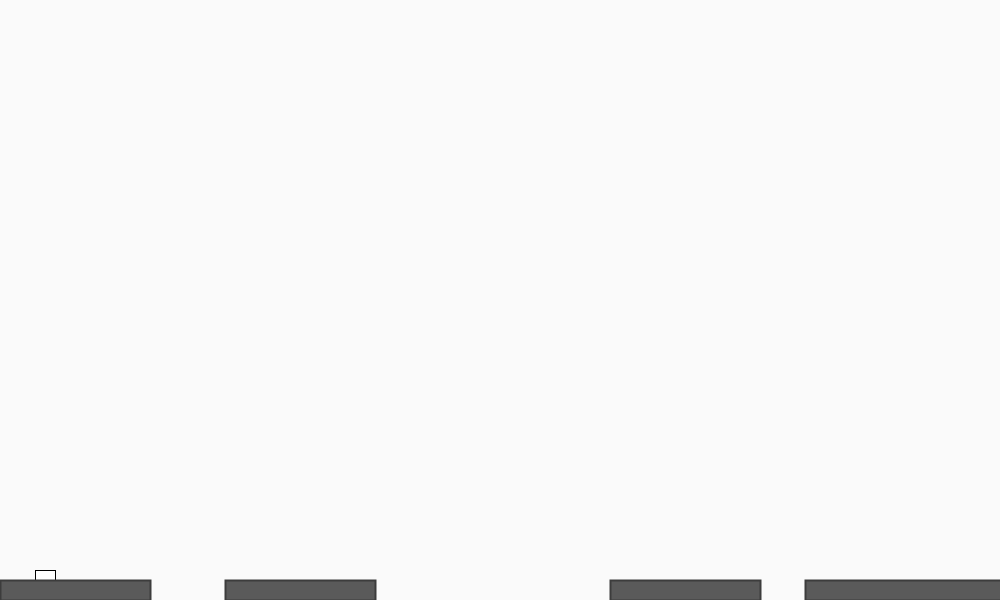
Frame 1 (no input)
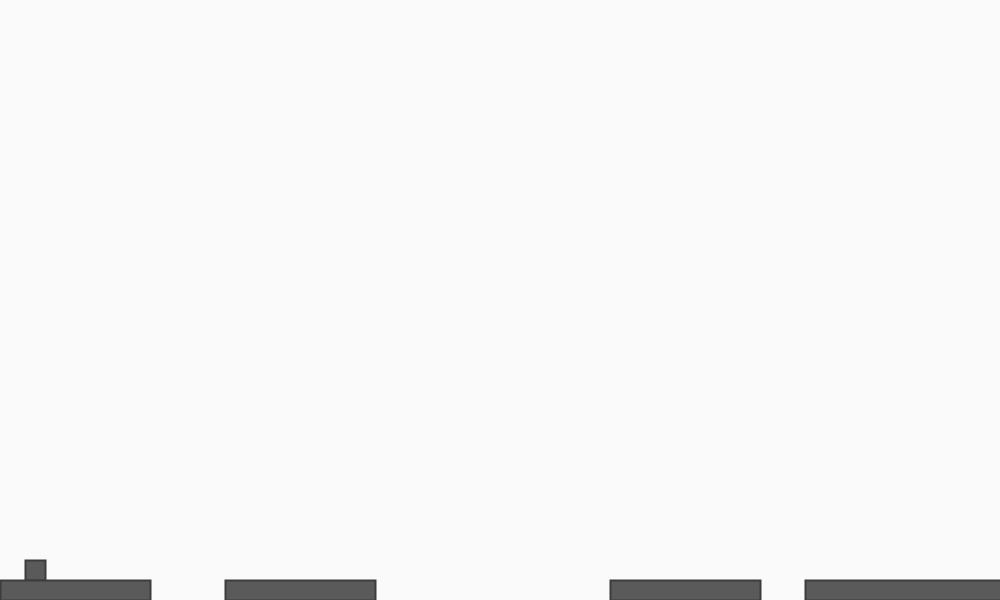
Frame 60 (the mouse pressed at the canvas centre just before this capture)
Frame 120 (the mouse held since frame 60 and released just before this capture): identical to frame 60, image omitted

The Processing sketch that drew these frames (run headless with seeded random() and noise(); from frame 60 on, the mouse is pressed at the canvas centre):

// Processing sketch: Eksamens_Spil__7_4
// ── Eksamens_Spil__7_4.pde
float Xplayer = 35;
float Yplayer = 570;
float playerWidth = 20;
float playerHeight = 20;
float Xground1 = 590;
float Yground1 = 75;
float speedX = 10;
float speedY = 1;
boolean gravity;


level lane1,lane2,lane3,lane4;

void setup() {
  smooth();
  size(1000,600);
  lane1 = new level(75,590,150,20);
  lane2 = new level(300,590,150,20);
  lane3 = new level(685,590,150,20);
  lane4 = new level(905,590,200,20);

}

void draw() {
  background(250);
  player();
  lane1.lane();
  lane2.lane();
  lane3.lane();
  lane4.lane();
  
}

void player() {
  rect(Xplayer,Yplayer,playerWidth,playerHeight);
  rectMode(CENTER);
  fill(90);
  stroke(60);
  strokeWeight(2); 
  playerMove();
  playerBoundaries();
  
}

void playerMove() {  
  if (Yplayer >= 570) {Yplayer = 570;}
  else Yplayer += 1;
  if (Yplayer <= 520) {Yplayer = 570;}
  else Yplayer -= 0;

}
  
void playerBoundaries () {   
   if (Xplayer < 0 || Xplayer > width) {Xplayer = 0;}
    
}    

void keyPressed() {
  if (key == CODED) {
  if (keyCode == LEFT) {Xplayer -= speedX;}  
  if (keyCode == RIGHT) {Xplayer += speedX;}  
  if (keyCode == UP) {Yplayer -= 50;} 

}
}

// ── Class_level.pde
class level {

  int XgoundLevel,YgoundLevel,XlaneWidth,YlaneHeight; 
 
  level(int Xgl, int Ygl, int Xlw, int Ylh) {
  XgoundLevel = Xgl;
  YgoundLevel = Ygl;
  XlaneWidth = Xlw;
  YlaneHeight = Ylh;
}
 void lane() {
 rect(XgoundLevel,YgoundLevel,XlaneWidth,YlaneHeight);
 
}

}
